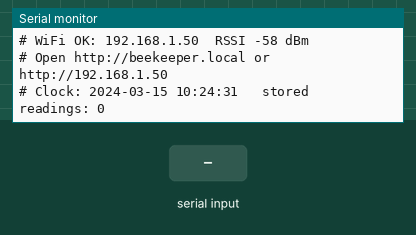
Recording of a sketch running on a simulated ESP8266 (NodeMCU). Shown: the last lines printed to the serial monitor. Inputs (shaded band) come from the test bench. WiFi joins after 1.5 s; servers stay silent unless stated; the local clock reads 2024-03-15 10:24:30 at power-on unless the sketch sets it; not simulated (calls return 0 or success): secrets.h.

Above: at 3.0 s.
3.1 s: "CSV,\n" received over Serial
At 3.8 s:
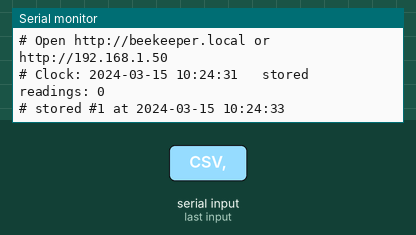
4.6 s: "1\n" received over Serial
At 6.1 s:
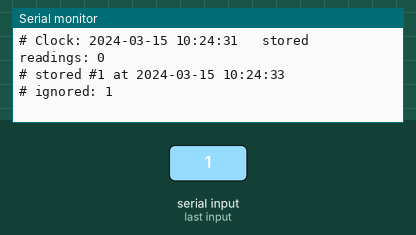

The sketch:

Beekeeper.ino
```cpp
// =====================================================================
//  Beekeeper (ESP-01 side) - DRAFT, sprint 2
//
//  Joins your WiFi, listens on its serial pins for "CSV,..." lines
//  (later sent by the receiving Maduino), keeps the last 50, and serves
//  them as a web page at http://beekeeper.local (or its IP address).
//  It also gets real time from the internet (NTP), so every reading is
//  stamped with the time it arrived, even if Huneycomb has no clock.
//
//  For now you can test it by typing lines into the Serial Monitor
//  through the UNO, e.g.:  CSV,1,,0,22.5,31.0,812.4,-1,nan,3300
//  Type ?  to print the WiFi status.
//
//  ---- One-time IDE setup -------------------------------------------
//  File > Preferences > Additional boards manager URLs, add:
//    https://arduino.esp8266.com/stable/package_esp8266com_index.json
//  Tools > Board > Boards Manager: install "esp8266 by ESP8266 Community"
//  Tools > Board: "Generic ESP8266 Module"
//        Flash Size: "1MB (FS:none ...)"   Upload Speed: 115200
//        Reset Method: "no dtr (aka ck)"
//  Copy secrets.example.h to secrets.h (same folder) and fill it in.
//
//  ---- Uploading through the UNO (RESET jumpered to GND) ------------
//  1. Move the ESP-01's GPIO0 wire from 3.3V to GND (flash mode).
//  2. Power-cycle the ESP-01 (pull its VCC wire for a second).
//  3. Port = the UNO's COM port. Click Upload.
//  4. After "Done uploading": GPIO0 back to 3.3V, power-cycle again.
//  5. Serial Monitor at 9600 baud, line ending "Newline".
//  Note: this replaces the ESP-01's AT-command firmware.
// =====================================================================

#include <ESP8266WiFi.h>
#include <ESP8266WebServer.h>
#include <ESP8266mDNS.h>
#include <time.h>
#include "secrets.h"            // defines WIFI_SSID and WIFI_PASS

#define LINK_BAUD  9600         // must match the Maduino in sprint 3
#define HOSTNAME   "beekeeper"
#define TZ_INFO    "MST7MDT,M3.2.0,M11.1.0"   // Mountain time with DST
#define MAX_ROWS   50

struct Row {
  time_t when;                  // arrival time (0 = clock not set yet)
  String line;
};

Row rows[MAX_ROWS];
uint8_t head = 0, count = 0;    // ring buffer of recent readings
String inBuf;
ESP8266WebServer server(80);

// Debug lines start with "#" so the Maduino can ignore them later.
void logln(const String& s) { Serial.print(F("# ")); Serial.println(s); }

String fmtTime(time_t t) {
  if (t < 1700000000) return F("(no clock yet)");
  struct tm tmv;
  localtime_r(&t, &tmv);
  char b[24];
  strftime(b, sizeof b, "%Y-%m-%d %H:%M:%S", &tmv);
  return String(b);
}

void storeLine(const String& line) {
  rows[head].when = time(nullptr);
  rows[head].line = line;
  head = (head + 1) % MAX_ROWS;
  if (count < MAX_ROWS) count++;
}

// i = 0 is the newest row
const Row& rowAt(uint8_t i) { return rows[(head + MAX_ROWS - 1 - i) % MAX_ROWS]; }

void printStatus() {
  if (WiFi.status() == WL_CONNECTED) {
    logln(String("WiFi OK: ") + WiFi.localIP().toString() + "  RSSI " + String(WiFi.RSSI()) + " dBm");
    logln(String("Open http://" HOSTNAME ".local or http://") + WiFi.localIP().toString());
  } else {
    logln(F("WiFi not connected"));
  }
  logln(String("Clock: ") + fmtTime(time(nullptr)) + "   stored readings: " + String(count));
}

// ---------------------------------------------------------------------
// Web pages
// ---------------------------------------------------------------------
void handleRoot() {
  String h;
  h.reserve(4000);
  h += F("<!DOCTYPE html><html><head><meta charset='utf-8'>"
         "<meta name='viewport' content='width=device-width,initial-scale=1'>"
         "<meta http-equiv='refresh' content='30'><title>Beekeeper</title>"
         "<style>body{font-family:sans-serif;margin:1em}"
         "table{border-collapse:collapse;font-size:14px}"
         "td,th{border:1px solid #ccc;padding:3px 6px;text-align:right}"
         "th{background:#f3f0e6}</style></head><body>"
         "<h2>Beekeeper</h2><p>");
  h += String("Now: ") + fmtTime(time(nullptr));
  h += String(" &middot; WiFi ") + String(WiFi.RSSI()) + " dBm";
  h += String(" &middot; readings stored: ") + String(count);
  h += F(" &middot; <a href='/csv'>download CSV</a></p>");

  if (count == 0) {
    h += F("<p>No readings yet. Waiting for Huneycomb&hellip;</p>");
  } else {
    h += F("<table><tr><th>received</th><th>seq</th><th>node time</th><th>ms</th>"
           "<th>temp C</th><th>RH %</th><th>hPa</th><th>probe</th>"
           "<th>rtc C</th><th>mV</th></tr>");
    for (uint8_t i = 0; i < count; i++) {
      const Row& r = rowAt(i);
      String cells = r.line.substring(4);       // drop "CSV,"
      cells.replace(",", "</td><td>");
      h += String("<tr><td>") + fmtTime(r.when) + "</td><td>" + cells + "</td></tr>";
    }
    h += F("</table>");
  }
  h += F("<p style='color:#888'>Page refreshes every 30 s.</p></body></html>");
  server.send(200, F("text/html"), h);
}

void handleCsv() {
  String out = F("received,seq,node_time,ms,temp_c,rh_pct,press_hpa,probe_raw,rtc_temp_c,vcc_mv\n");
  for (int i = count - 1; i >= 0; i--) {         // oldest first
    const Row& r = rowAt(i);
    out += fmtTime(r.when) + "," + r.line.substring(4) + "\n";
  }
  server.send(200, F("text/csv"), out);
}

// ---------------------------------------------------------------------
// Serial link
// ---------------------------------------------------------------------
void handleLine(String line) {
  line.trim();
  if (line.length() == 0) return;
  if (line.startsWith("CSV,")) {
    storeLine(line);
    logln(String("stored #") + String(count) + " at " + fmtTime(time(nullptr)));
  } else if (line == "?") {
    printStatus();
  } else {
    logln(String("ignored: ") + line);
  }
}

void readSerial() {
  while (Serial.available()) {
    char c = Serial.read();
    if (c == '\n' || c == '\r') {
      if (inBuf.length()) handleLine(inBuf);
      inBuf = "";
    } else if (inBuf.length() < 200) {
      inBuf += c;
    }
  }
}

// ---------------------------------------------------------------------
void setup() {
  Serial.begin(LINK_BAUD);
  delay(300);
  Serial.println();
  logln(F("Beekeeper ESP-01 starting"));

  WiFi.mode(WIFI_STA);
  WiFi.hostname(HOSTNAME);
  WiFi.setAutoReconnect(true);
  WiFi.begin(WIFI_SSID, WIFI_PASS);

  Serial.print(F("# connecting to " WIFI_SSID));
  for (uint8_t i = 0; i < 40 && WiFi.status() != WL_CONNECTED; i++) {
    delay(500);
    Serial.print('.');
  }
  Serial.println();

  configTime(TZ_INFO, "pool.ntp.org", "time.nist.gov");

  if (MDNS.begin(HOSTNAME)) MDNS.addService("http", "tcp", 80);
  server.on("/", handleRoot);
  server.on("/csv", handleCsv);
  server.onNotFound([]() { server.send(404, F("text/plain"), F("not found")); });
  server.begin();

  printStatus();
  if (WiFi.status() != WL_CONNECTED)
    logln(F("Check secrets.h (2.4 GHz networks only) - will keep retrying"));
}

void loop() {
  server.handleClient();
  MDNS.update();
  readSerial();

  static bool wasUp = false;
  bool up = WiFi.status() == WL_CONNECTED;
  if (up != wasUp) {             // report connects/drops
    wasUp = up;
    printStatus();
  }
}
```

Measured:
- after the input at 3.1 s, the serial monitor: prints a new line at once (image 1)
- after the input at 4.6 s, the serial monitor: prints a new line at once (image 2)
